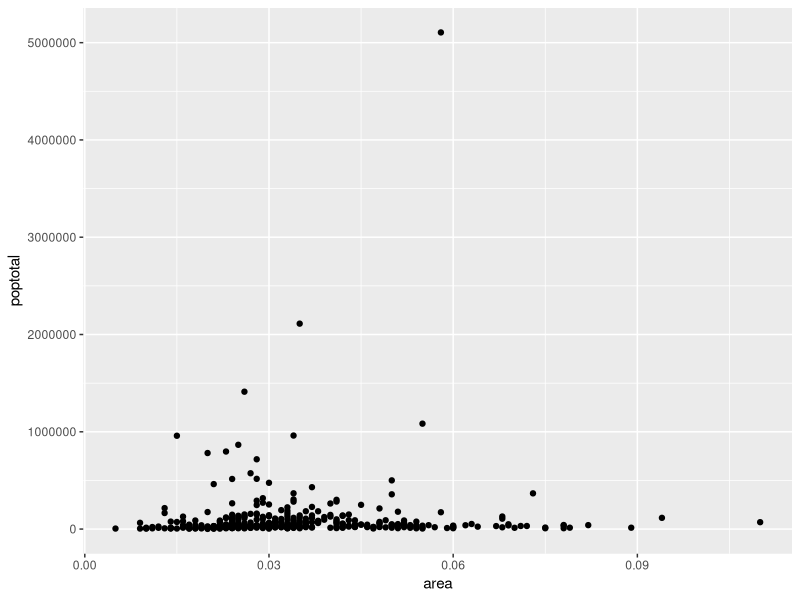
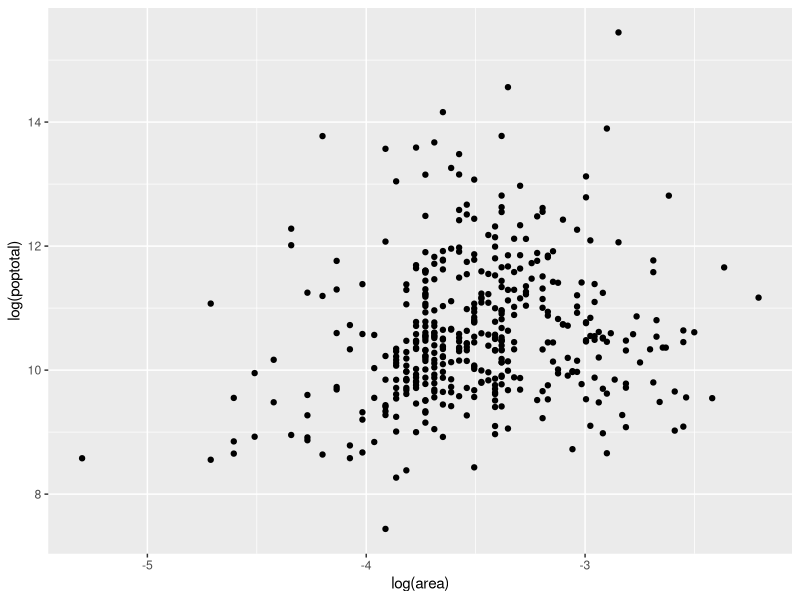
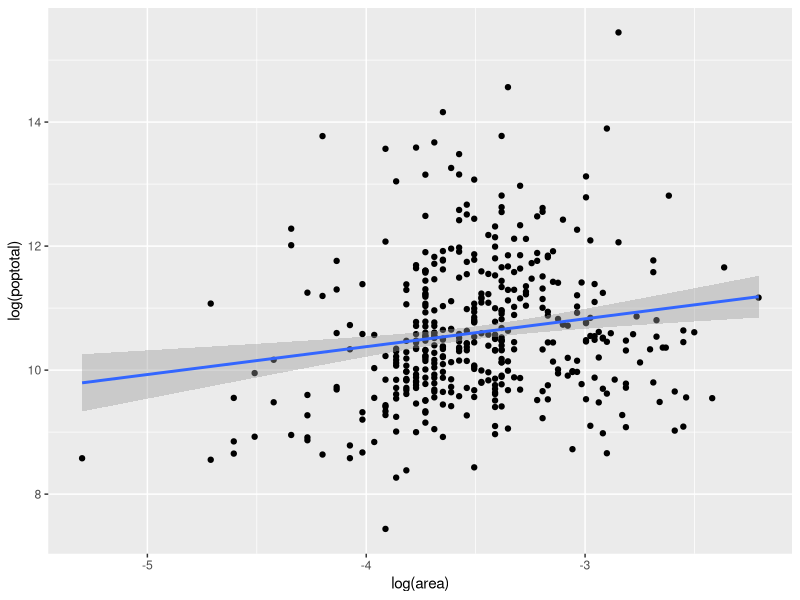
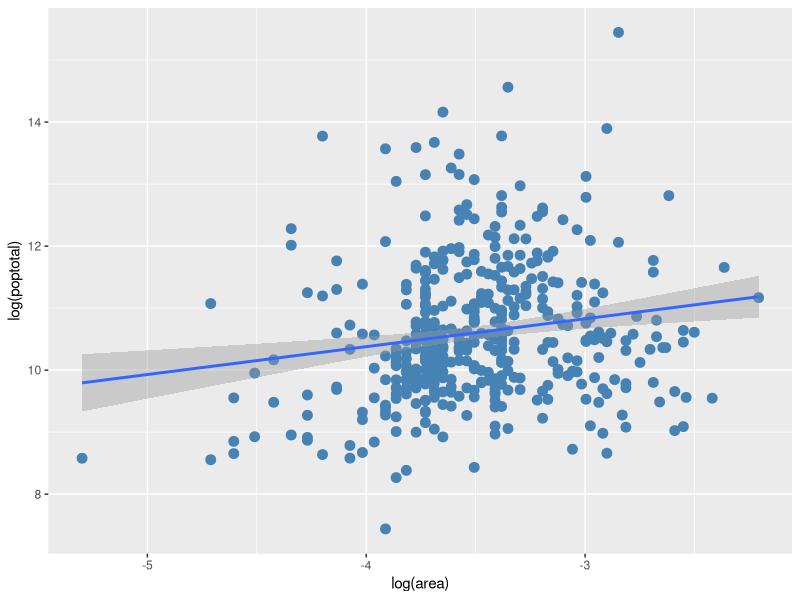
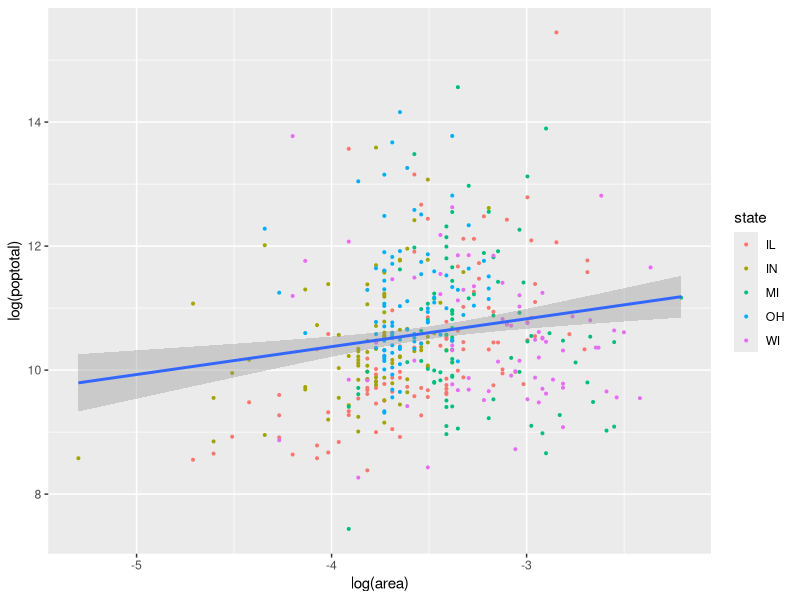
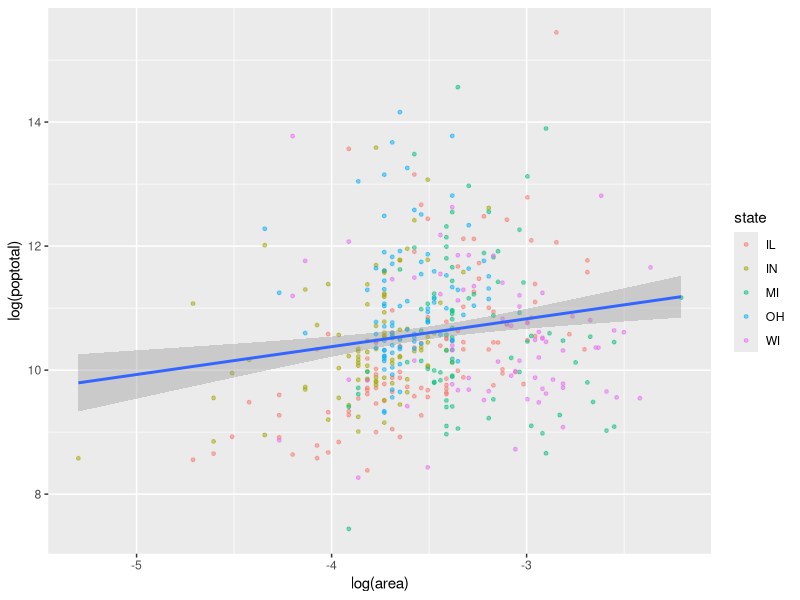
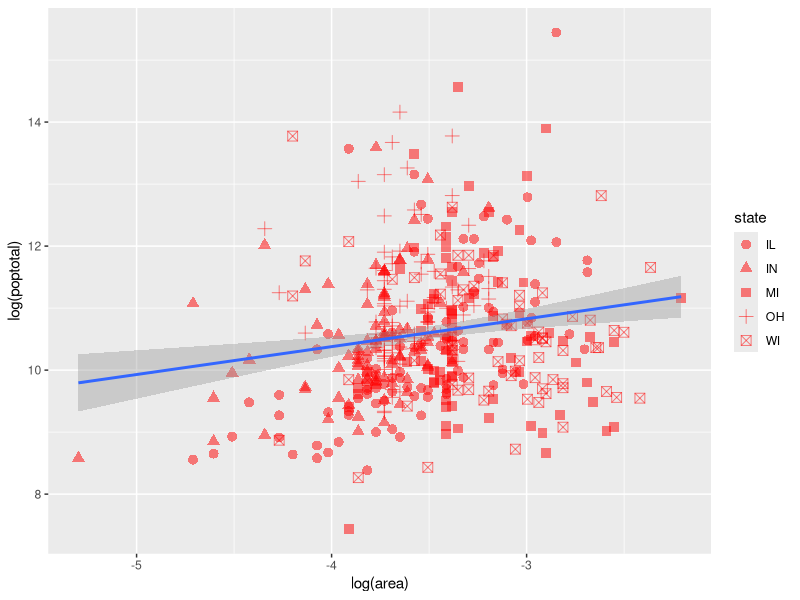
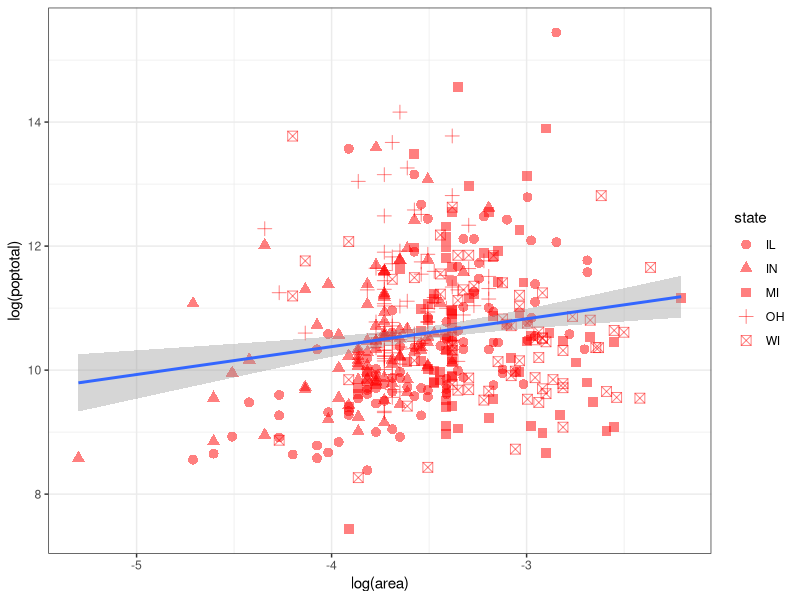

Reproduce these figures in R, in order.
# Visualización de datos (II): plots más complejos (por categorías), mapas.

############################################
# Scatters: pero ahora en GGPLOT
############################################

# instalar libreria
install.packages("ggplot2")

# cargar libreria
library(ggplot2)

options(scipen=9999) # Apagar notacion cientifica

ggplot(midwest, aes(x=area, y=poptotal)) + geom_point() 

ggplot(midwest, aes(x=log(area), y=log(poptotal))) + geom_point() # Logeado 


ggplot(midwest, aes(x=log(area), y=log(poptotal))) + geom_point() + geom_smooth(method="lm")  # con linea
# 1. Que significa esta linea?


# Altamente customizable
ggplot(midwest, aes(x=log(area), y=log(poptotal))) + geom_point(col="steelblue", size=3) + geom_smooth(method="lm") # Color azul

ggplot(midwest, aes(x=log(area), y=log(poptotal))) + geom_point(aes(col=state), size=0.7) + geom_smooth(method="lm") # Color by state

ggplot(midwest, aes(x=log(area), y=log(poptotal))) + geom_point(aes(col=state), size=1, alpha=0.5) + geom_smooth(method="lm") # Alpha

ggplot(midwest, aes(x=log(area), y=log(poptotal))) + geom_point(aes(shape=state), colour = "red", size=3, alpha=0.5) + geom_smooth(method="lm") # Forma del punto, segun estado.

ggplot(midwest, aes(x=log(area), y=log(poptotal))) + geom_point(aes(shape=state), colour = "red", size=3, alpha=0.5) + geom_smooth(method="lm") + theme_bw() #  Cambio de "tema de colores"

ggplot(midwest, aes(x=log(area), y=log(poptotal))) + geom_point(aes(shape=state), colour = "red", size=3, alpha=0.5) + geom_smooth(method="lm") + theme_bw() + labs(title="Area y Poblacion", y="Poblacion (log)", x="Area (log)", caption="Base de datos 'Midwest'") # Cambio en los titulos de los ejes.


# en este grafico usamos geom_point dos veces. una para poner los puntos del log(poptotal) y otra para los puntos de "percblack" (% de Afro americanos). Este tipo de graficos se usa cuando queremos observar la relacion ente dos variables. Aqui no vemos que haya una relacion clara.
ggplot(midwest, aes(x=log(area))) + 
        geom_point(aes(y=log(poptotal)), colour = "red", size=3, alpha=0.5) + 
        geom_point(aes(y=log(percblack)), colour = "green", size=2, alpha=0.5) + 
        theme_bw() + 
        labs(title="Area y Población", y="Población", x="Área", caption="Base de datos 'Midwest'")



############################################
# Mapas en GGPLOT
############################################


# instalar librerias (OJO: podemos cargamos varias al mismo tiempo, si lo hacemos escribiendo un vector "c" ).
install.packages(c("rgeos", "cowplot", "googleway", "ggplot2", "ggrepel", "ggspatial", "libwgeom", "sf", "rnaturalearth", "rnaturalearthdata"))


# cargamos algunas de estas librerias 
library("ggplot2")
theme_set(theme_bw()) # seteamos el tema "black and white" para no tener ese fondo plomo que siempre tiene GGPLOT. Se ve mejor, mas limpio.
library("sf")
library("rnaturalearth") # libreria con todos los mapas del mundo
library("rnaturalearthdata") # libreria complementaria de "rnaturalearth"

#
world <- ne_countries(scale = "medium", returnclass = "sf")

# grafico basico del mundo
ggplot(data = world) + geom_sf()


# agreguemosle un poco de color...
ggplot(data = world) + geom_sf(color = "black", fill = "lightgreen") # pero esta coloracion no aporta mucha informacion...

# agreguemosle un poco de color...pero con algo mas de significado.
ggplot(data = world) + geom_sf(aes(fill = pop_est)) + scale_fill_viridis_c(option = "plasma", trans = "sqrt") # poblacion estimada.

# tratemos de plotear Sudamerica...para eso, cambiamos las coordenadas.
ggplot(data = world) + geom_sf() + coord_sf(xlim = c(-84, -35), ylim = c(-55, 12)) 



# Plot mas complejo de Sudamerica
world_points<- st_centroid(world) # declaremos los nombres de los paises segun coordenadas.
world_points # veamos...
world_points <- cbind(world, st_coordinates(st_centroid(world$geometry))) # "column bind" (haciendo MERGE...nuestra base de datos con latitud/longitud, y otra base con "world_points", es decir, nombres de los paises)

# ahora ocupemos la misma base de datos para plotear Sudametica, pero con el nombre de los paises.
ggplot(data = world) + geom_sf() + coord_sf(xlim = c(-84, -35), ylim = c(-55, 12)) + geom_text(data= world_points,aes(x=X, y=Y, label=name), color = "darkblue", fontface = "bold", check_overlap = FALSE)
